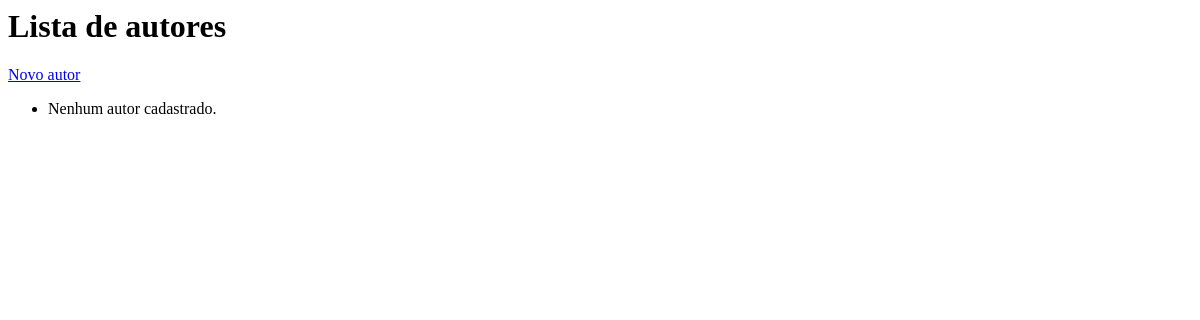
The app's page /autores/, older data.
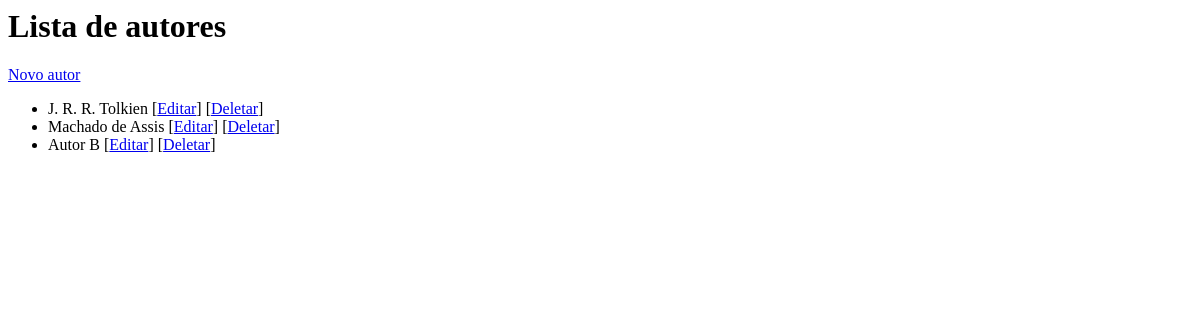
The same page, newer data.
### pratica04/models.py (models this page shows, shortened)
class Autor(models.Model):
    nome = models.CharField(max_length=100, unique=True) # unique=True para garantir unicidade

### pratica04/views.py (the view)
# urls.py: path('autores/', AutorList.as_view(), name='autor_list'),
class AutorList(ListView):
    model = Autor
    template_name = 'autor_list.html'
    context_object_name = 'autores'

### pratica04/templates/autor_list.html
<h1>Lista de autores</h1>
<a href="{% url 'autor_create' %}">Novo autor</a>
<ul>
    {% for autor in autores %}
    <li>
        {{ autor.nome }}
        [<a href="{% url 'autor_update' autor.pk %}">Editar</a>]
        [<a href="{% url 'autor_delete' autor.pk %}">Deletar</a>]
    </li>
    {% empty %}
    <li>Nenhum autor cadastrado.</li>
    {% endfor %}
</ul>

Row changes from the older to the newer data that the page shows:
added Autor: nome "J. R. R. Tolkien"
added Autor: nome "Machado de Assis"
added Autor: nome "Autor B"
Text that changed along with them:
text no longer shown: "Nenhum autor cadastrado."
